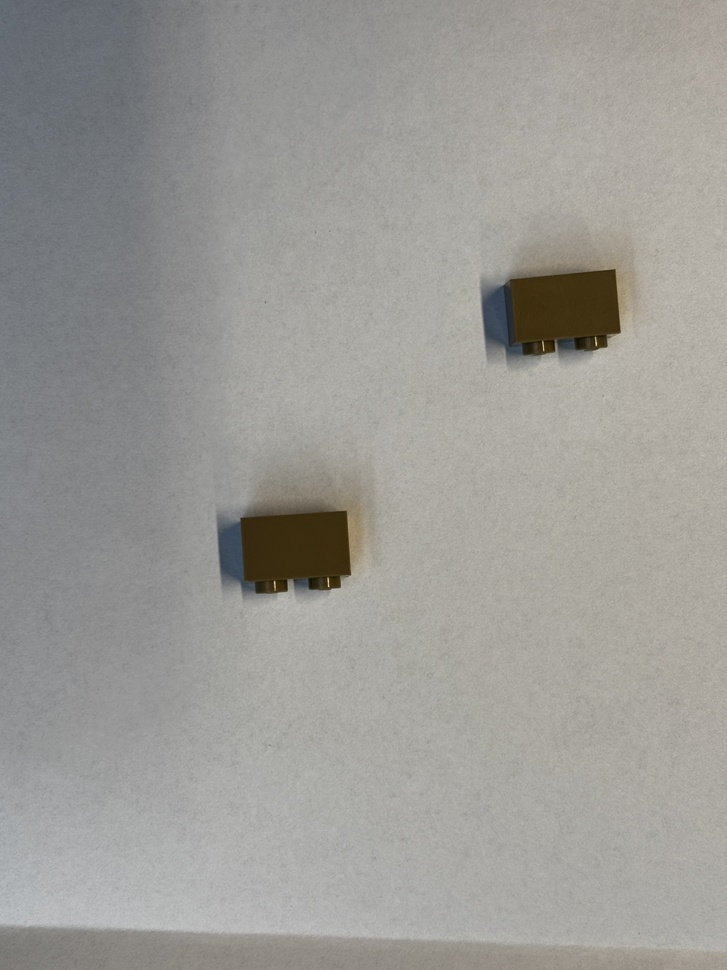
#> input picture TrainingImages/2PointDetect.JPG, 727 x 970 px, shrunk from 3024 x 4032 before the run
$ python -i Test.py   (imports and definitions only)
#> lines starting #> are read from the running program, lines starting #| are printed output that depends on the picture; after the words box and inside, x2 and y2 are one past the last pixel; in counts of white or black regions, pixels touching at a corner belong together
import cv2
import numpy as np
import matplotlib.pyplot as plt

# ---------- helpers ----------
def rotate_image(img, angle_deg, borderMode=cv2.BORDER_CONSTANT):
    h, w = img.shape[:2]
    M = cv2.getRotationMatrix2D((w//2, h//2), angle_deg, 1.0)
    return cv2.warpAffine(img, M, (w, h), flags=cv2.INTER_LINEAR, borderMode=borderMode, borderValue=0)

def circular_mean_deg(angles_deg):
    """Wrap-safe mean of angles (deg). Returns (-180,180]."""
    if len(angles_deg) == 0:
        return None
    r = np.deg2rad(angles_deg)
    s = np.sin(r).mean()
    c = np.cos(r).mean()
    mean_rad = np.arctan2(s, c)
    mean_deg = np.rad2deg(mean_rad)
    # normalize to (-180,180]
    if mean_deg <= -180:
        mean_deg += 360
    if mean_deg > 180:
        mean_deg -= 360
    return mean_deg

# ---------- SVD (PCA) based on silhouette ----------
# [47 lines left out: function SVD_fix, not called in this run]

# ---------- Hough-lines based (robust) ----------
def dominant_angle_from_lines_fix(bgr_or_gray_image,
                                  canny1=50, canny2=150,
                                  hough_thresh=60, minLineLength=40, maxLineGap=20,
                                  min_length_keep=20, cluster_width_deg=10, visualize=True):
    """
    Detect lines, compute signed-dominant angle (no mod 180), rotate back by -angle (or to nearest vertical).
    Returns (upright_image, chosen_angle_deg, debug_vis)
    """
    # grayscale
    if bgr_or_gray_image is None:
        raise ValueError("Empty image")
    if len(bgr_or_gray_image.shape) == 3:
        gray = cv2.cvtColor(bgr_or_gray_image, cv2.COLOR_BGR2GRAY)
    else:
        gray = bgr_or_gray_image.copy()

    gray_blur = cv2.GaussianBlur(gray, (3,3), 0)
    edges = cv2.Canny(gray_blur, canny1, canny2)

    lines = cv2.HoughLinesP(edges, rho=1, theta=np.pi/180, threshold=hough_thresh,
                            minLineLength=minLineLength, maxLineGap=maxLineGap)
    if lines is None or len(lines) == 0:
        print("No Hough lines found. Visualize edges to tune thresholds.")
        if visualize:
            plt.figure(figsize=(6,6)); plt.imshow(edges, cmap='gray'); plt.title("Edges"); plt.axis('off'); plt.show()
        return bgr_or_gray_image, None, edges

    # collect signed angles for sufficiently long segments
    angles = []
    filtered = []
    for ln in lines:
        x1,y1,x2,y2 = ln[0]
        dx = x2 - x1
        dy = y2 - y1
        length = np.hypot(dx, dy)
        if length < min_length_keep:
            continue
        angle = np.degrees(np.arctan2(dy, dx))  # signed angle in (-180,180]
        angles.append(angle)
        filtered.append((x1,y1,x2,y2,angle,length))

    if len(angles) == 0:
        print("No lines kept after length filter.")
        return bgr_or_gray_image, None, edges

    # circular mean baseline
    mean_ang = circular_mean_deg(angles)

    # histogram peak clustering to avoid averaging orthogonal structures
    angs = np.array(angles)
    # wrap to (-180,180]
    angs_wrapped = (angs + 180) % 360 - 180
    hist_bins = 360
    hist, bin_edges = np.histogram(angs_wrapped, bins=hist_bins, range=(-180,180))
    bin_centers = (bin_edges[:-1] + bin_edges[1:]) / 2
    peak_idx = np.argmax(hist)
    peak_center = bin_centers[peak_idx]

    # collect angles within cluster_width_deg of peak (wrap safe)
    def angle_diff(a,b):
        d = a - b
        d = (d + 180) % 360 - 180
        return d
    cluster = [a for a in angs_wrapped if abs(angle_diff(a, peak_center)) <= cluster_width_deg]

    chosen_angle = None
    if len(cluster) >= 3:
        chosen_angle = circular_mean_deg(cluster)
        method = f"cluster(size={len(cluster)})"
    else:
        chosen_angle = mean_ang
        method = "circular_mean"

    # Normalize chosen angle to (-180,180]
    if chosen_angle is None:
        return bgr_or_gray_image, None, edges
    chosen_angle = (chosen_angle + 180) % 360 - 180

    # We want to rotate so the dominant direction becomes vertical.
    # Option A: simply undo rotation so edges align as originally (rotate by -chosen_angle)
    correction = -chosen_angle
    # Option B: rotate to nearest vertical (uncomment if desired)
    # cand1 = 90 - chosen_angle
    # cand2 = -90 - chosen_angle
    # correction = cand1 if abs(cand1) <= abs(cand2) else cand2

    upright = rotate_image(bgr_or_gray_image, correction)

    if visualize:
        # draw filtered lines and chosen vector
        vis = cv2.cvtColor(gray, cv2.COLOR_GRAY2BGR)
        for (x1,y1,x2,y2,a,l) in filtered:
            cv2.line(vis, (x1,y1), (x2,y2), (0,255,0), 2)
        # centroid
        mids_x = [(x1+x2)/2 for (x1,y1,x2,y2,_,_) in filtered]
        mids_y = [(y1+y2)/2 for (x1,y1,y2,y2,_,_) in filtered] if False else [(y1+y2)/2 for (x1,y1,x2,y2,_,_) in filtered]  # safe compute
        cx = int(np.mean(mids_x)); cy = int(np.mean(mids_y))
        rad = np.deg2rad(chosen_angle)
        length = max(vis.shape[:2]) * 0.25
        vx = int(np.cos(rad) * length); vy = int(np.sin(rad) * length)
        cv2.arrowedLine(vis, (cx,cy), (cx+vx, cy+vy), (0,0,255), 3, tipLength=0.2)

        plt.figure(figsize=(14,5))
        plt.subplot(1,3,1); plt.title("Edges"); plt.imshow(edges, cmap='gray'); plt.axis('off')
        plt.subplot(1,3,2); plt.title(f"Lines & chosen angle {chosen_angle:.1f}° ({method})"); plt.imshow(cv2.cvtColor(vis,cv2.COLOR_BGR2RGB)); plt.axis('off')
        plt.subplot(1,3,3);
        if len(upright.shape)==3:
            plt.imshow(cv2.cvtColor(upright, cv2.COLOR_BGR2RGB))
        else:
            plt.imshow(upright, cmap='gray')
        plt.title(f"After rotation (corr={correction:.1f}°)"); plt.axis('off')
        plt.show()

    print(f"Chosen angle: {chosen_angle:.2f}° (method={method}), correction applied: {correction:.2f}°")
    return upright, chosen_angle, filtered

>>> import cv2
>>> picture = cv2.imread('TrainingImages/2PointDetect.JPG', cv2.IMREAD_GRAYSCALE)
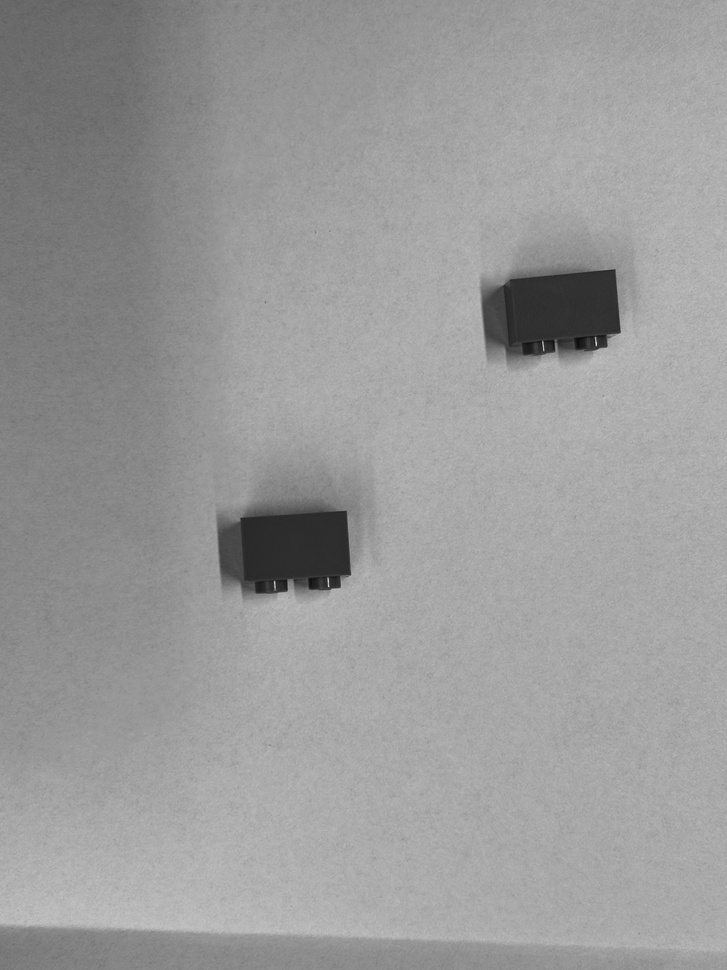
#> picture: shape (970, 727); min 10, max 215, mean 154.3
>>> result = dominant_angle_from_lines_fix(picture)
#> in dominant_angle_from_lines_fix, `edges = cv2.Canny(gray_blur, canny1, canny2)`:
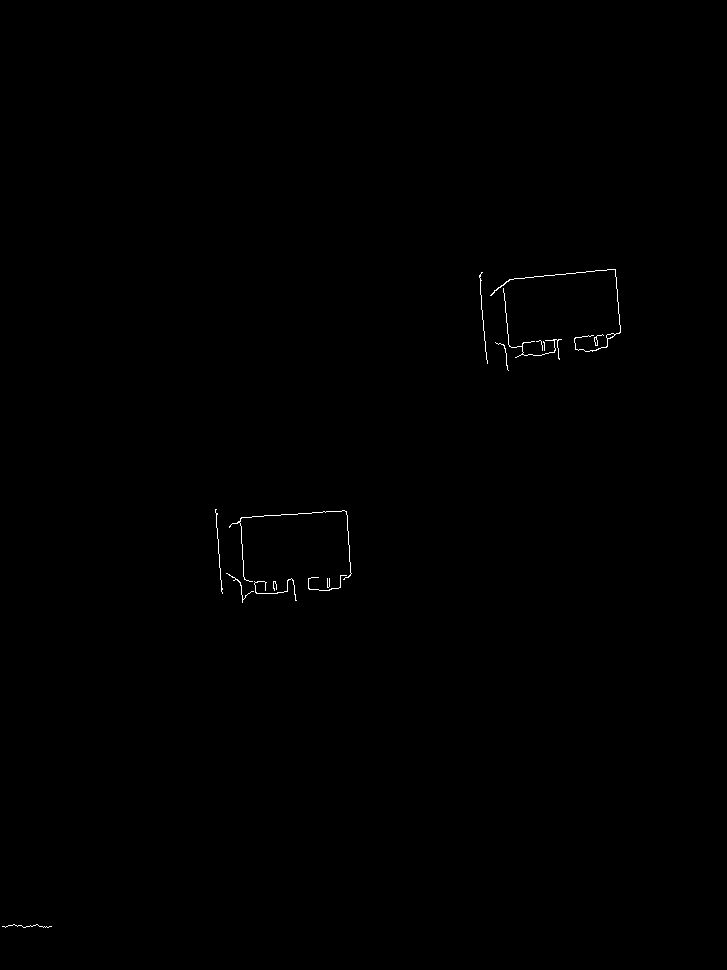
#> edges: shape (970, 727); 0.19% white in thin lines or dots, all inside (x1, y1, x2, y2) = (2, 269, 621, 928)
#> in dominant_angle_from_lines_fix, `lines = cv2.HoughLinesP(edges, rho=1, theta=np.pi/180, threshold=hough..`: lines = [[240, 518, 344, 510], [508, 280, 614, 269], [479, 277, 486, 359]]
#> the loop in dominant_angle_from_lines_fix, `for ln in lines:` made 3 passes
#> (x1, y1, x2, y2, dx, dy, length, angle) on passes 1 to 3: (240, 518, 344, 510, 104, -8, 104.3, -4.4), (508, 280, 614, 269, 106, -11, 106.6, -5.92), (479, 277, 486, 359, 7, 82, 82.3, 85.12)
#> after the loop in dominant_angle_from_lines_fix, `for ln in lines:`: angles = [-4.4, -5.92, 85.12]; filtered = [(240, 518, 344, 510, -4.4, 104.3), (508, 280, 614, 269, -5.92, 106.6), (479, 277, 486, 359, 85.12, 82.3)]
#> in circular_mean_deg, `r = np.deg2rad(angles_deg)`: r = [-0.0768, -0.103, 1.49]
#> in circular_mean_deg, `s = np.sin(r).mean()`: s = 0.272
#> in circular_mean_deg, `c = np.cos(r).mean()`: c = 0.692
#> in circular_mean_deg, `mean_rad = np.arctan2(s, c)`: mean_rad = 0.375
#> in circular_mean_deg, `mean_deg = np.rad2deg(mean_rad)`: mean_deg = 21.46
#> in dominant_angle_from_lines_fix, `angs = np.array(angles)`: angs = [-4.4, -5.92, 85.12]
#> in dominant_angle_from_lines_fix, `hist, bin_edges = np.histogram(angs_wrapped, bins=hist_bins, range=(-1..`: hist = 360 values, max 1 at index 174, min 0 at index 0, mean 0.00833; bin_edges = 361 values from -180 to 180
#> in dominant_angle_from_lines_fix, `bin_centers = (bin_edges[:-1] + bin_edges[1:]) / 2`: bin_centers = 360 values from -179.5 to 179.5
#> in dominant_angle_from_lines_fix, `peak_idx = np.argmax(hist)`: peak_idx = 174
#> in dominant_angle_from_lines_fix, `peak_center = bin_centers[peak_idx]`: peak_center = -5.5
#> in angle_diff, `d = a - b`: d = 1.1
#> in dominant_angle_from_lines_fix, `cluster = [a for a in angs_wrapped if abs(angle_diff(a, peak_center)) ..`: cluster = [-4.4, -5.92]
#> in dominant_angle_from_lines_fix, `chosen_angle = mean_ang`: chosen_angle = 21.46
#> in dominant_angle_from_lines_fix, `correction = -chosen_angle`: correction = -21.46
#> in rotate_image, `M = cv2.getRotationMatrix2D((w//2, h//2), angle_deg, 1.0)`: M = [[0.931, -0.366, 202.6], [0.366, 0.931, -99.19]]
#> in rotate_image, `return cv2.warpAffine(img, M, (w, h), flags=cv2.INTER_LINEAR, borderMo..`:
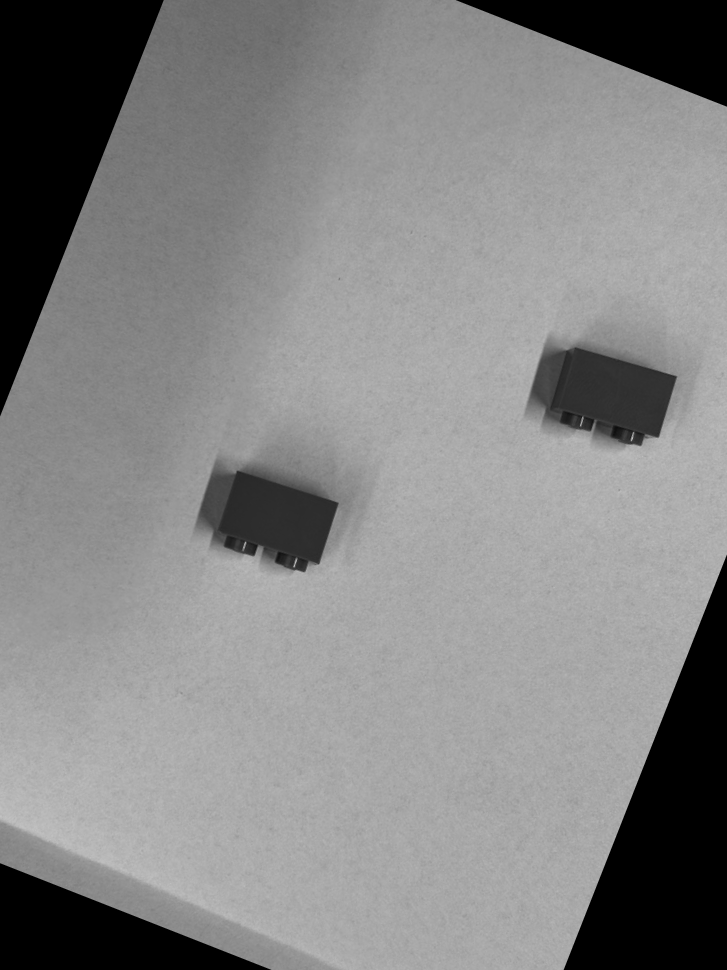
#> returned value: shape (970, 727); min 0, max 195, mean 132.9
#> the loop in dominant_angle_from_lines_fix, `for (x1,y1,x2,y2,a,l) in filtered:` made 3 passes
#> after the loop in dominant_angle_from_lines_fix, `for (x1,y1,x2,y2,a,l) in filtered:`:
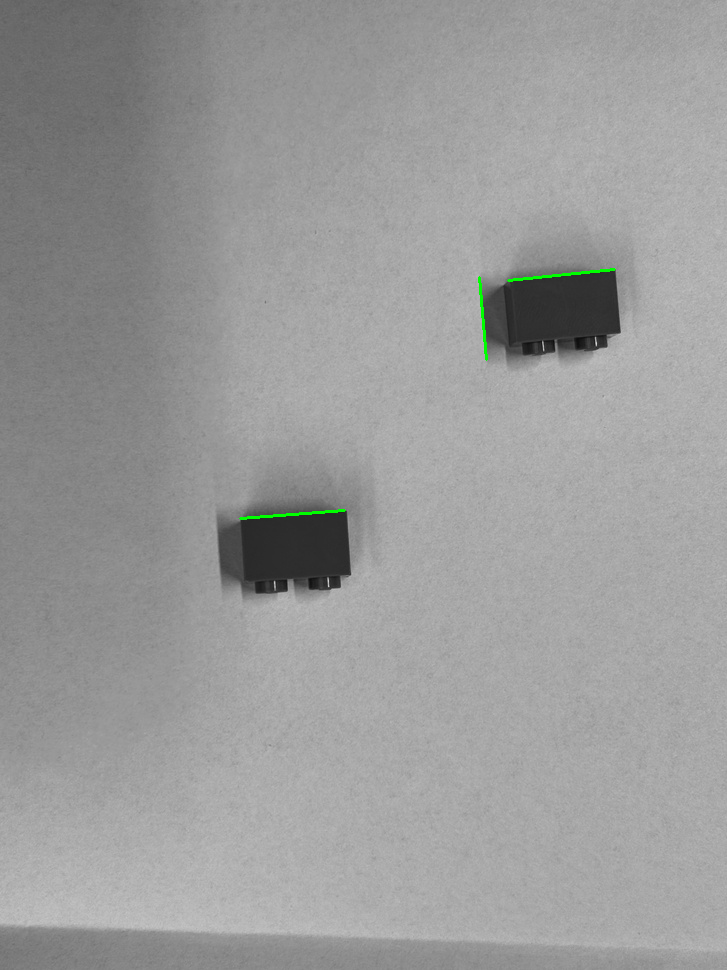
#> vis: shape (970, 727, 3); mean B, G, R 154.2, 154.5, 154.2
#> in dominant_angle_from_lines_fix, `mids_x = [(x1+x2)/2 for (x1,y1,x2,y2,_,_) in filtered]`: mids_x = [292, 561, 482.5]
#> in dominant_angle_from_lines_fix, `mids_y = [(y1+y2)/2 for (x1,y1,y2,y2,_,_) in filtered] if False else [..`: mids_y = [514, 274.5, 318]
#> in dominant_angle_from_lines_fix, `cx = int(np.mean(mids_x))`: cx = 445
#> in dominant_angle_from_lines_fix, `cy = int(np.mean(mids_y))`: cy = 368
#> in dominant_angle_from_lines_fix, `rad = np.deg2rad(chosen_angle)`: rad = 0.375
#> in dominant_angle_from_lines_fix, `vx = int(np.cos(rad) * length)`: vx = 225
#> in dominant_angle_from_lines_fix, `vy = int(np.sin(rad) * length)`: vy = 88
#> in dominant_angle_from_lines_fix, `cv2.arrowedLine(vis, (cx,cy), (cx+vx, cy+vy), (0,0,255), 3, tipLength=..`:
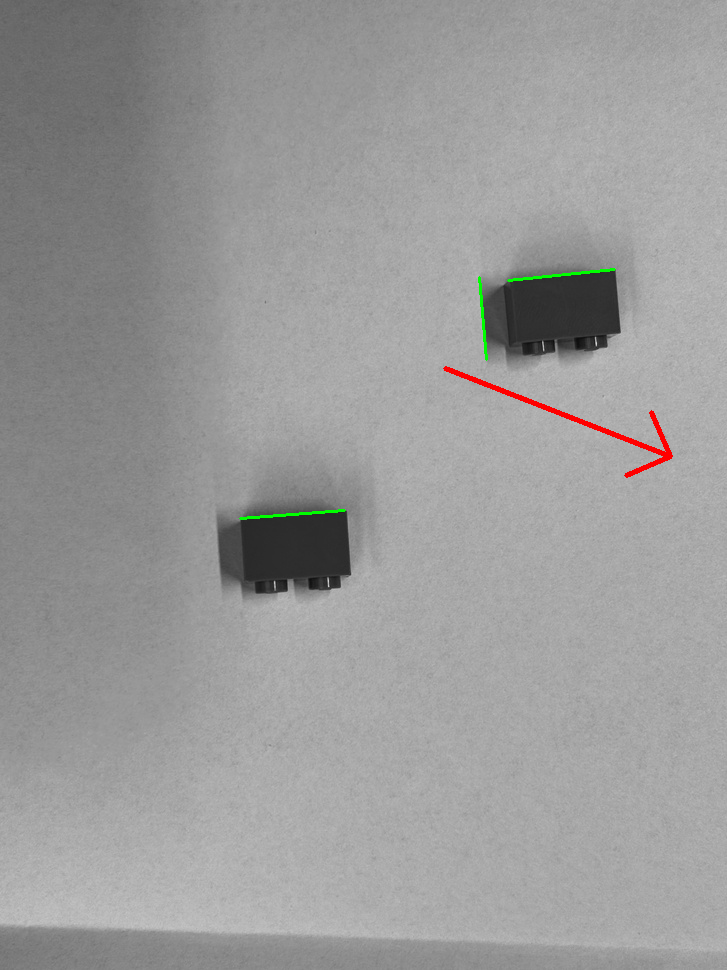
#> vis: shape (970, 727, 3); 0.24% of pixels changed, all inside (x1, y1, x2, y2) = (443, 366, 673, 478)
#> in dominant_angle_from_lines_fix, `plt.show()`:
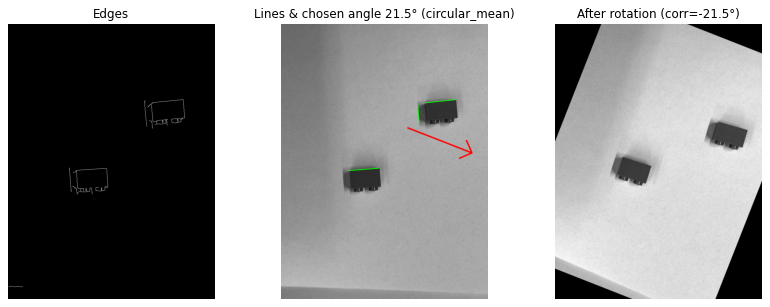
#> figure drawn by matplotlib, 3 panels
#| Chosen angle: 21.46° (method=circular_mean), correction applied: -21.46°
